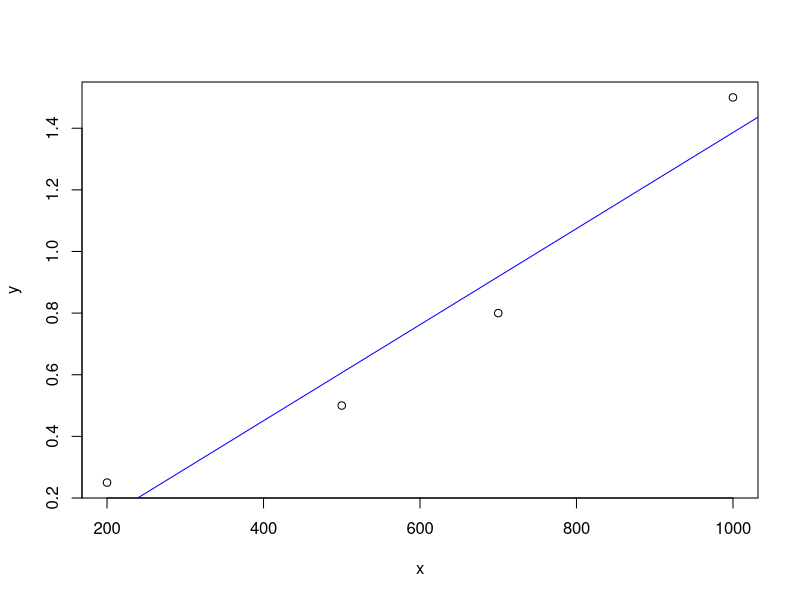

Here is the R script that generated this plot:
x <- c(200, 500, 700, 1000)
y <- c(0.25, 0.5, 0.8, 1.5)
data_set <- data.frame(x,y)
data_set
View(data_set)
str(data_set)
names(data_set)
plot(x, y)
res <- lm(y~x)
res
summary(res)
abline(res, col='blue')
x1 <- data.frame(x = c(1200))
R <- predict(res, x1)
R
summary(R)
